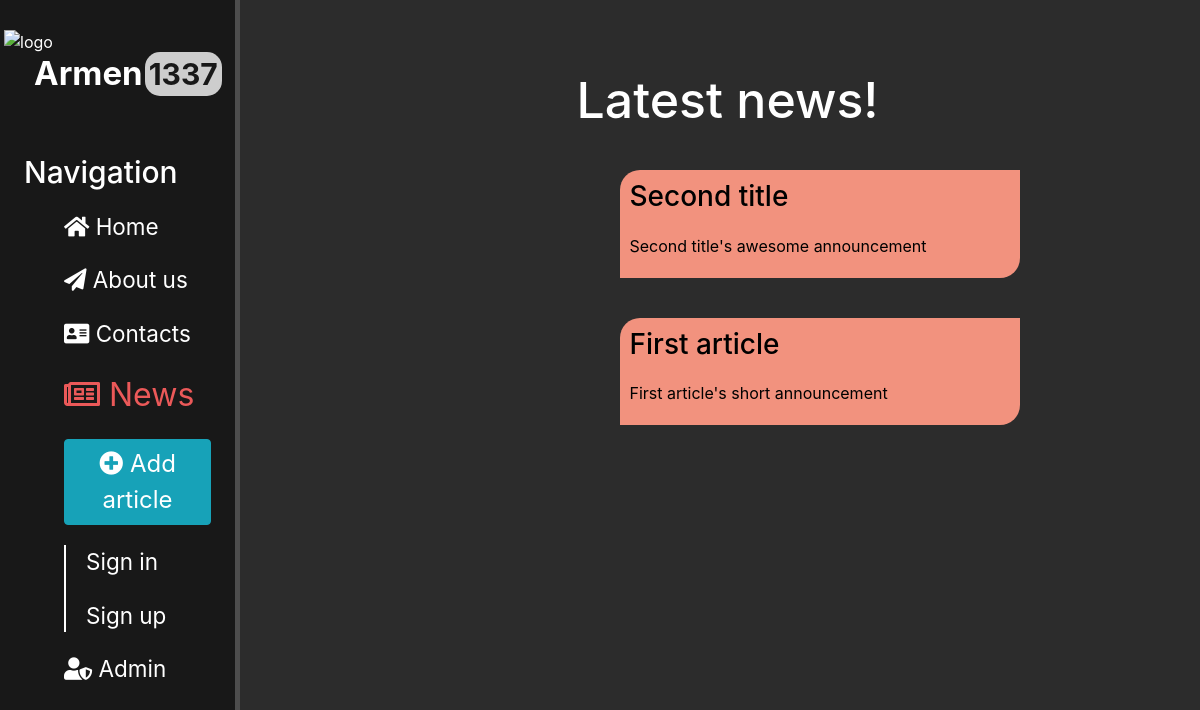
The page /news/ on the database as committed earlier.
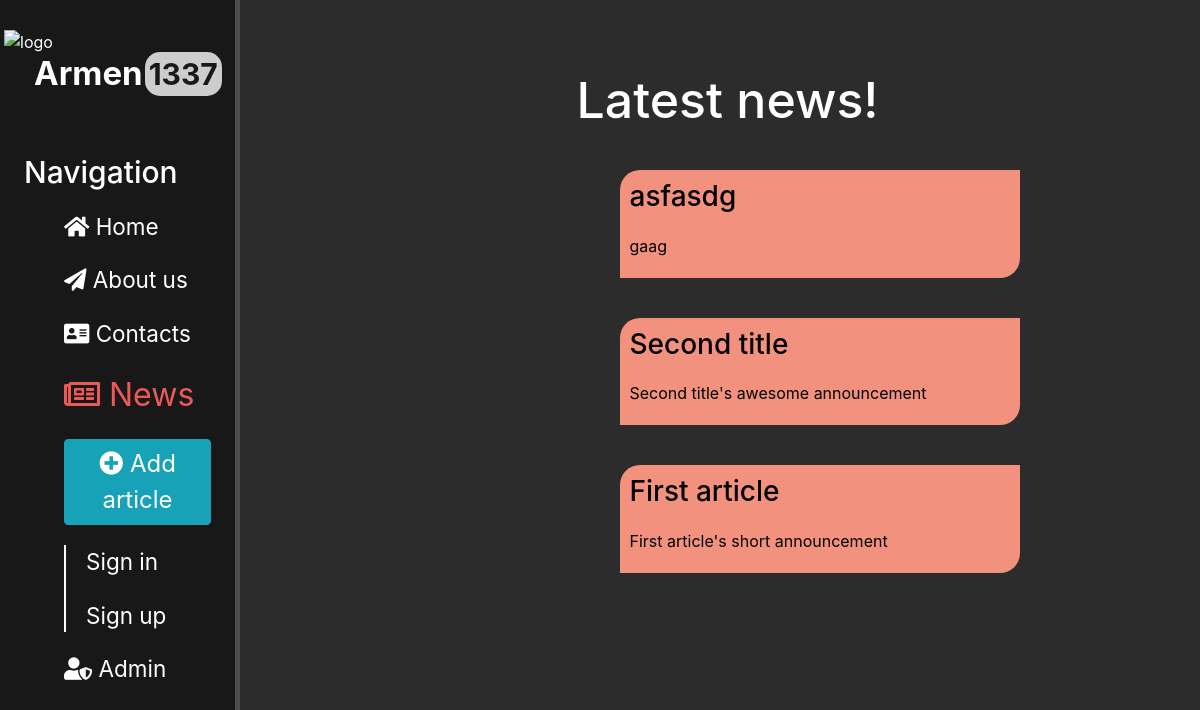
The same page on the database as committed later.
### news/models.py (models this page shows, shortened)
class Article(models.Model):
	article_title = models.CharField("Title", max_length = 150)
	announcement = models.CharField("Announcement", max_length = 250)
	article_content = models.TextField('Article content')
	pub_date = models.DateTimeField("Publication date", auto_now_add = True)
	class Meta:
		verbose_name = "Article"
		verbose_name_plural = "Articles"

### news/views.py (the view)
# urls.py: path('', views.news_home, name='news_home'),
def news_home(request):
	latest_news = Article.objects.order_by('-pub_date')
	return render (request, 'news/news_home.html', {'latest_news': latest_news})

### news/templates/news/news_home.html (shortened to what this page needs)
{% extends 'my_layout.html' %}
{% load static %}
{% block news %} <font size="6.25px" color="#eb5959"><i class="far fa-newspaper"></i> News</font> {% endblock %}
{% block content %}
	<div class="features">
		<h1 style="margin-top: -30px; margin-bottom: 20px;"> Latest news! </h1>
		<div class="latest_news-flex">
		{% for i in latest_news %}
			<a href="{{i.id}}/"><div class="article-style">
				<div class="inner-article-style">
					<h3> {{ i.article_title }} </h3>
					<p> {{ i.announcement }} </p>
				</div>
			</div></a>
		{% endfor %}
		</div>
	</div>
{% endblock %}

Rows that differ between the two databases and show on the page:
added Article: article_title "asfasdg", announcement "gaag"
